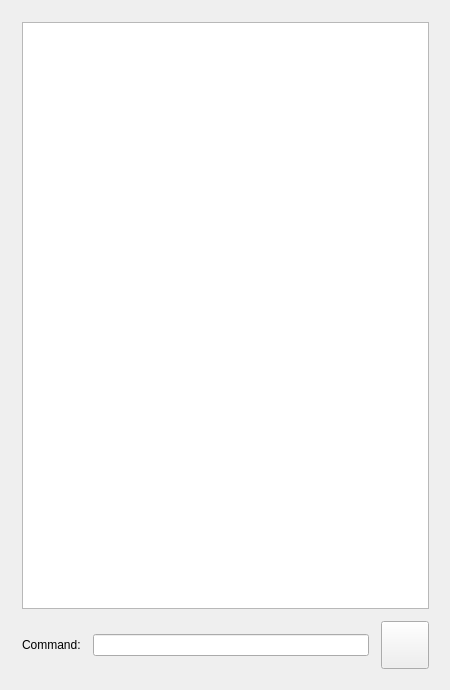
<?xml version="1.0" encoding="UTF-8"?>
<ui version="4.0">
 <class>PageTerminal</class>
 <widget class="QWidget" name="PageTerminal">
  <property name="geometry">
   <rect>
    <x>0</x>
    <y>0</y>
    <width>450</width>
    <height>690</height>
   </rect>
  </property>
  <property name="sizePolicy">
   <sizepolicy hsizetype="Expanding" vsizetype="Expanding">
    <horstretch>0</horstretch>
    <verstretch>0</verstretch>
   </sizepolicy>
  </property>
  <widget class="QWidget" name="layoutWidget">
   <property name="geometry">
    <rect>
     <x>10</x>
     <y>10</y>
     <width>431</width>
     <height>671</height>
    </rect>
   </property>
   <layout class="QVBoxLayout" name="layout">
    <property name="spacing">
     <number>12</number>
    </property>
    <property name="sizeConstraint">
     <enum>QLayout::SetNoConstraint</enum>
    </property>
    <property name="leftMargin">
     <number>12</number>
    </property>
    <property name="topMargin">
     <number>12</number>
    </property>
    <property name="rightMargin">
     <number>12</number>
    </property>
    <property name="bottomMargin">
     <number>12</number>
    </property>
    <item>
     <widget class="QPlainTextEdit" name="txtLog">
      <property name="sizePolicy">
       <sizepolicy hsizetype="Expanding" vsizetype="Expanding">
        <horstretch>0</horstretch>
        <verstretch>0</verstretch>
       </sizepolicy>
      </property>
      <property name="font">
       <font>
        <family>DejaVu Sans Mono</family>
        <stylestrategy>NoAntialias</stylestrategy>
        <kerning>false</kerning>
       </font>
      </property>
      <property name="documentTitle">
       <string notr="true"/>
      </property>
      <property name="undoRedoEnabled">
       <bool>false</bool>
      </property>
      <property name="readOnly">
       <bool>true</bool>
      </property>
      <property name="plainText">
       <string notr="true"/>
      </property>
      <property name="textInteractionFlags">
       <set>Qt::TextSelectableByMouse</set>
      </property>
      <property name="placeholderText">
       <string notr="true"/>
      </property>
     </widget>
    </item>
    <item>
     <layout class="QHBoxLayout" name="layCLI" stretch="0,0,0">
      <property name="sizeConstraint">
       <enum>QLayout::SetNoConstraint</enum>
      </property>
      <item>
       <widget class="QLabel" name="lblCLI">
        <property name="sizePolicy">
         <sizepolicy hsizetype="Fixed" vsizetype="Fixed">
          <horstretch>0</horstretch>
          <verstretch>0</verstretch>
         </sizepolicy>
        </property>
        <property name="text">
         <string>Command:</string>
        </property>
       </widget>
      </item>
      <item>
       <widget class="QLineEdit" name="txtCLI"/>
      </item>
      <item>
       <widget class="QToolButton" name="tbnClear">
        <property name="minimumSize">
         <size>
          <width>48</width>
          <height>48</height>
         </size>
        </property>
        <property name="toolTip">
         <string>Clear Log (CTRL+C)</string>
        </property>
        <property name="icon">
         <iconset resource="../../resources/resources.qrc">
          <normaloff>:/icons/clean.png</normaloff>:/icons/clean.png</iconset>
        </property>
        <property name="iconSize">
         <size>
          <width>24</width>
          <height>24</height>
         </size>
        </property>
        <property name="shortcut">
         <string notr="true">Ctrl+C</string>
        </property>
       </widget>
      </item>
     </layout>
    </item>
   </layout>
  </widget>
 </widget>
 <resources>
  <include location="../../resources/resources.qrc"/>
 </resources>
 <connections/>
</ui>
